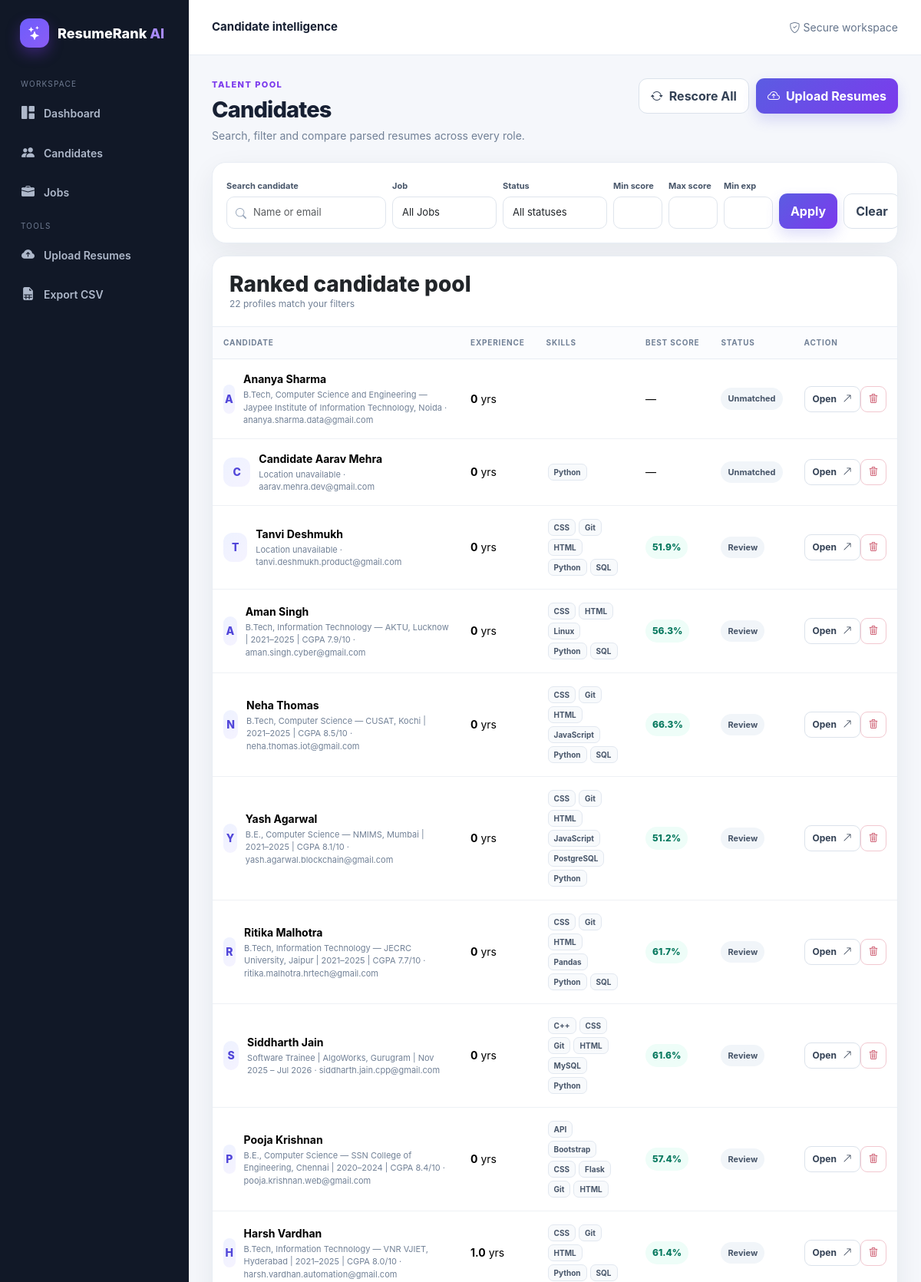
The page /resumes/ (signed in, upper part) on the database its author committed.
### tables this page shows
CREATE TABLE candidate (
                id INTEGER PRIMARY KEY AUTOINCREMENT,
                name TEXT NOT NULL,
                email TEXT,
                phone TEXT,
                location TEXT,
                linkedin TEXT,
                github TEXT,
                education TEXT,
                graduation_year INTEGER,
                experience_years REAL DEFAULT 0,
                experience_text TEXT,
                projects TEXT,
                certifications TEXT,
                resume_hash TEXT UNIQUE,
                created_at TEXT NOT NULL
            );

CREATE TABLE skill (
                id INTEGER PRIMARY KEY AUTOINCREMENT,
                name TEXT NOT NULL UNIQUE,
                category TEXT
            );

CREATE TABLE application (
                id INTEGER PRIMARY KEY AUTOINCREMENT,
                candidate_id INTEGER NOT NULL,
                job_id INTEGER NOT NULL,
                match_score REAL DEFAULT 0,
                skill_score REAL DEFAULT 0,
                semantic_score REAL DEFAULT 0,
                experience_score REAL DEFAULT 0,
                education_score REAL DEFAULT 0,
                preferred_score REAL DEFAULT 0,
                certification_score REAL DEFAULT 0,
                matched_skills TEXT DEFAULT '',
                missing_skills TEXT DEFAULT '',
                status TEXT DEFAULT 'Review',
                recruiter_notes TEXT DEFAULT '',
                created_at TEXT NOT NULL,
                UNIQUE(candidate_id, job_id),
                FOREIGN KEY(candidate_id) REFERENCES candidate(id) ON DELETE CASCADE,
                FOREIGN KEY(job_id) REFERENCES job(id) ON DELETE CASCADE
            );

### app/routes/resumes.py (the view)
@resumes_bp.route("/")
@login_required
def list_resumes():
    search = request.args.get("search", "").strip()
    job_id = request.args.get("job_id", "").strip()
    status = request.args.get("status", "").strip()
    min_score = request.args.get("min_score", "").strip()
    max_score = request.args.get("max_score", "").strip()
    min_exp = request.args.get("min_exp", "").strip()
    skill = request.args.get("skill", "").strip().lower()
    jobs = Job.query.order_by(Job.title.asc()).all()
    candidates = Candidate.query.order_by(Candidate.created_at.desc()).all()
    result = []
    for c in candidates:
        if search and search.lower() not in (c.name or "").lower() and search.lower() not in (c.email or "").lower():
            continue
        apps = c.applications
        if job_id:
            apps = [a for a in apps if str(a.job_id) == job_id]
        if status:
            apps = [a for a in apps if a.status.lower() == status.lower()]
        if min_score:
            try: apps = [a for a in apps if a.match_score >= float(min_score)]
            except ValueError: pass
        if max_score:
            try: apps = [a for a in apps if a.match_score <= float(max_score)]
            except ValueError: pass
        if min_exp:
            try:
                if (c.experience_years or 0) < float(min_exp): continue
            except ValueError: pass
        if skill and not any(skill == s.name.lower() for s in c.skills):
            continue
        if job_id or status or min_score or max_score:
            if not apps:
                continue
        result.append(c)
    return render_template("candidates.html", candidates=result, jobs=jobs, search=search,
                           selected_job=job_id, selected_status=status, min_score=min_score,
                           max_score=max_score, min_exp=min_exp, selected_skill=skill)

### app/__init__.py (called while the page is built)
def _where(filters):
    if not filters:
        return "", []
    clauses, params = [], []
    for key, value in filters:
        clauses.append(f"{key} = ?")
        params.append(value)
    return " WHERE " + " AND ".join(clauses), params

def _fetch_all(model, filters, order, limit_value):
    where, params = _where(filters)
    sql = f"SELECT * FROM {model._table}{where}"
    if order:
        direction, name = order
        sql += f" ORDER BY {name} {direction}"
    if limit_value is not None:
        sql += f" LIMIT {int(limit_value)}"
    with db.connect() as conn:
        rows = conn.execute(sql, params).fetchall()
    return [model._from_row(row) for row in rows]

    def __get__(self, instance, owner):
        if instance is None:
            return self
        return instance.__dict__.get(self.name)

    def __set__(self, instance, value):
        instance.__dict__[self.name] = value
        session = globals().get("db")
        if session is not None and getattr(instance, "id", None) is not None:
            try: db.session.dirty.add(instance)
            except AttributeError: pass

    def desc(self):
        return ("DESC", self.name)

    def asc(self):
        return ("ASC", self.name)

    def filter_by(self, **kwargs):
        return _Query(self.model, self.filters + list(kwargs.items()), self.order, self.limit_value)

    def order_by(self, field):
        direction, name = field if isinstance(field, tuple) else ("ASC", field.name)
        return _Query(self.model, self.filters, (direction, name), self.limit_value)

    def limit(self, n):
        return _Query(self.model, self.filters, self.order, n)

    def all(self):
        return _fetch_all(self.model, self.filters, self.order, self.limit_value)

    def first(self):
        rows = self.limit(1).all()
        return rows[0] if rows else None

    def __get__(self, instance, owner):
        return _Query(owner)

    def get(self, model, object_id):
        return _Query(model).filter_by(id=object_id).first()

    def connect(self):
        conn = sqlite3.connect(DB_PATH)
        conn.row_factory = sqlite3.Row
        conn.execute("PRAGMA foreign_keys = ON")
        return conn

### app/models/application.py (called while the page is built)
    @classmethod
    def _from_row(cls,row): return cls(id=row["id"],**{f:row[f] for f in cls._fields})

### app/models/candidate.py (called while the page is built)
    @classmethod
    def _from_row(cls,row): return cls(id=row["id"],name=row["name"],category=row["category"])

    @classmethod
    def _from_row(cls,row):
        return cls(id=row["id"], **{f:row[f] for f in cls._fields})

### app/templates/candidates.html
{% extends "base.html" %}{% block title %}Candidates · ResumeRank AI{% endblock %}{% block top_title %}Candidate intelligence{% endblock %}
{% block content %}
<div class="page-head"><div><div class="eyebrow">Talent pool</div><h1 class="page-title">Candidates</h1><p class="page-subtitle">Search, filter and compare parsed resumes across every role.</p></div><div class="actions"><form method="post" action="{{ url_for('resumes.rescore') }}" class="d-inline"><button class="btn btn-outline-secondary"><i class="bi bi-arrow-repeat"></i>Rescore All</button></form><a class="btn btn-primary" href="{{ url_for('resumes.upload') }}"><i class="bi bi-cloud-arrow-up"></i>Upload Resumes</a></div></div>
<div class="card filter-card mb-3"><form method="get"><div class="row g-2 align-items-end"><div class="col-lg-3"><label class="form-label">Search candidate</label><div class="input-icon"><i class="bi bi-search"></i><input class="form-control" name="search" value="{{ search }}" placeholder="Name or email"></div></div><div class="col-lg-2"><label class="form-label">Job</label><select class="form-select" name="job_id"><option value="">All Jobs</option>{% for j in jobs %}<option value="{{ j.id }}" {% if selected_job == j.id|string %}selected{% endif %}>{{ j.title }}</option>{% endfor %}</select></div><div class="col-lg-2"><label class="form-label">Status</label><select class="form-select" name="status"><option value="">All statuses</option>{% for s in ['Review','Shortlisted','Interview','Selected','Rejected'] %}<option value="{{ s }}" {% if selected_status==s %}selected{% endif %}>{{ s }}</option>{% endfor %}</select></div><div class="col-6 col-lg-1"><label class="form-label">Min score</label><input class="form-control" type="number" name="min_score" value="{{ min_score }}" min="0" max="100"></div><div class="col-6 col-lg-1"><label class="form-label">Max score</label><input class="form-control" type="number" name="max_score" value="{{ max_score }}" min="0" max="100"></div><div class="col-6 col-lg-1"><label class="form-label">Min exp</label><input class="form-control" type="number" name="min_exp" value="{{ min_exp }}" min="0" step="0.5"></div><div class="col-lg-2 d-flex gap-2"><button class="btn btn-primary flex-fill">Apply</button><a class="btn btn-outline-secondary" href="{{ url_for('resumes.list_resumes') }}">Clear</a></div></div></form></div>
<div class="card section-card"><div class="section-head"><div><h3 class="section-title">Ranked candidate pool</h3><div class="section-muted">{{ candidates|length }} profile{% if candidates|length != 1 %}s{% endif %} match your filters</div></div></div><div class="table-wrap"><table class="table"><thead><tr><th>Candidate</th><th>Experience</th><th>Skills</th><th>Best score</th><th>Status</th><th>Action</th></tr></thead><tbody>
{% for c in candidates %}{% set best = c.applications|sort(attribute='match_score', reverse=true)|first if c.applications else none %}<tr><td><div class="candidate-cell"><div class="candidate-avatar">{{ (c.name or 'C')[:1]|upper }}</div><div><div class="candidate-name">{{ c.name }}</div><div class="candidate-meta">{{ c.location or 'Location unavailable' }} · {{ c.email or 'No email' }}</div></div></div></td><td><strong>{{ c.experience_years or 0 }}</strong> yrs</td><td>{% for s in c.skills[:6] %}<span class="badge badge-skill">{{ s.name }}</span>{% endfor %}</td><td>{% if best %}<span class="score-pill">{{ '%.1f'|format(best.match_score) }}%</span>{% else %}—{% endif %}</td><td>{% if best %}<span class="status-pill {{ best.status|lower|replace(' ','-') }}">{{ best.status }}</span>{% else %}<span class="status-pill">Unmatched</span>{% endif %}</td><td class="text-nowrap"><a class="btn btn-sm btn-outline-secondary" href="{{ url_for('resumes.detail',candidate_id=c.id) }}">Open <i class="bi bi-arrow-up-right"></i></a><form method="post" class="d-inline" action="{{ url_for('resumes.delete_candidate',candidate_id=c.id) }}" onsubmit="return confirm('Delete this candidate and all matching data?');"><button class="btn btn-sm btn-outline-danger"><i class="bi bi-trash3"></i></button></form></td></tr>{% else %}<tr><td colspan="6"><div class="empty"><i class="bi bi-search"></i>No candidates match the current filters.</div></td></tr>{% endfor %}</tbody></table></div></div>
{% endblock %}

### app/static/css/style.css (style rules this page uses)
:root { --ink:#172033;--muted:#718096;--line:#e8edf4;--bg:#f5f7fb;--panel:#fff; --brand:#5b5ce2;--brand2:#7c3aed;--success:#0f9d78;--warning:#d99018;--danger:#d6455d; --shadow:0 12px 35px rgba(31,41,55,.07);--radius:18px; }
* { box-sizing:border-box }
body { margin:0;background:var(--bg);color:var(--ink);font-family:Inter,ui-sans-serif,system-ui,-apple-system,BlinkMacSystemFont,"Segoe UI",sans-serif;font-size:14px }
a { color:inherit;text-decoration:none }
.page-head { display:flex;justify-content:space-between;align-items:flex-start;gap:20px;margin-bottom:24px }
.eyebrow { font-size:11px;text-transform:uppercase;letter-spacing:.13em;color:#7c3aed;font-weight:800;margin-bottom:7px }
.page-title { font-size:29px;line-height:1.15;font-weight:800;letter-spacing:-.03em;margin:0 }
.page-subtitle { color:var(--muted);margin:7px 0 0;max-width:700px }
.actions { display:flex;gap:9px;flex-wrap:wrap }
.btn { border-radius:11px;font-weight:700;padding:10px 15px;border:1px solid transparent;display:inline-flex;align-items:center;justify-content:center;gap:8px }
.btn-sm { padding:7px 10px;border-radius:9px;font-size:12px }
.btn-primary,.btn-dark { background:linear-gradient(135deg,var(--brand),var(--brand2));border:0;color:#fff;box-shadow:0 8px 18px rgba(91,92,226,.2) }
.btn-outline-dark,.btn-outline-secondary { border-color:#dbe2eb;background:#fff;color:#334155 }
.btn-outline-danger { border-color:#f2c8d0;color:#c43d55;background:#fff }
.card { background:var(--panel);border:1px solid var(--line)!important;border-radius:var(--radius)!important;box-shadow:var(--shadow);overflow:hidden }
.section-card { padding:0 }
.section-head { padding:20px 22px;border-bottom:1px solid var(--line);display:flex;align-items:center;justify-content:space-between;gap:15px }
.section-title { font-weight:800;margin:0 }
.section-muted { font-size:12px;color:var(--muted) }
.table-wrap { overflow:auto }
.table { margin:0 }
.table>thead>tr>th { border-bottom:1px solid var(--line);background:#fbfcfe;color:#718096;font-size:10px;text-transform:uppercase;letter-spacing:.08em;padding:13px 14px;white-space:nowrap }
.table>tbody>tr>td { padding:15px 14px;border-color:#eef1f5;vertical-align:middle }
.candidate-cell { display:flex;align-items:center;gap:11px;min-width:190px }
.candidate-avatar { width:38px;height:38px;border-radius:12px;background:linear-gradient(135deg,#eef2ff,#f5f3ff);color:#5146d9;display:grid;place-items:center;font-weight:800 }
.candidate-name { font-weight:750 }
.candidate-meta { font-size:11px;color:var(--muted);margin-top:2px }
.score-pill { display:inline-flex;align-items:center;gap:5px;border-radius:999px;padding:6px 9px;font-weight:800;font-size:12px;background:#eefdf8;color:#08795f }
.status-pill { display:inline-flex;align-items:center;border-radius:999px;padding:6px 9px;font-size:11px;font-weight:750;background:#f1f5f9;color:#475569 }
.filter-card { padding:18px!important }
.form-label { font-size:11px;font-weight:750;color:#475569;margin-bottom:6px }
.form-control,.form-select { border:1px solid #dfe5ed;border-radius:10px;padding:10px 12px;box-shadow:none!important;font-size:13px;background:#fff }
.input-icon { position:relative }
.input-icon i { position:absolute;left:12px;top:11px;color:#94a3b8 }
.input-icon input { padding-left:34px }
.badge-skill { margin:2px;border:1px solid #e2e8f0;background:#f8fafc;color:#475569!important;border-radius:7px;padding:5px 7px;font-size:10px }

### rows shown on the page
candidate: name "A", name "Ananya Sharma", location "B.Tech, Computer Science and Engineering — Jaypee Institute of Information Technology, Noida", email "ananya.sharma.data@gmail.com", experience_years "0"
candidate: name "C", name "Candidate Aarav Mehra", email "aarav.mehra.dev@gmail.com", experience_years "0"
skill: name "Python" "Python" "Python" "Python" "Python" "Python" "Python" "Python"
candidate: name "T", name "Tanvi Deshmukh", email "tanvi.deshmukh.product@gmail.com", experience_years "0"
skill: name "CSS" "CSS" "CSS" "CSS" "CSS" "CSS" "CSS" "CSS"
skill: name "Git" "Git" "Git" "Git" "Git" "Git" "Git"
skill: name "HTML" "HTML" "HTML" "HTML" "HTML" "HTML" "HTML" "HTML"
skill: name "SQL" "SQL" "SQL" "SQL" "SQL"
application: match_score "51.9", status "Review"
candidate: name "A", name "Aman Singh", location "B.Tech, Information Technology — AKTU, Lucknow | 2021–2025 | CGPA 7.9/10", email "aman.singh.cyber@gmail.com", experience_years "0"
skill: name "Linux"
application: match_score "56.3", status "Review"
candidate: name "N", name "Neha Thomas", location "B.Tech, Computer Science — CUSAT, Kochi | 2021–2025 | CGPA 8.5/10", email "neha.thomas.iot@gmail.com", experience_years "0"
skill: name "JavaScript" "JavaScript"
application: match_score "66.3", status "Review"
candidate: name "Y", name "Yash Agarwal", location "B.E., Computer Science — NMIMS, Mumbai | 2021–2025 | CGPA 8.1/10", email "yash.agarwal.blockchain@gmail.com", experience_years "0"
skill: name "PostgreSQL"
application: match_score "51.2", status "Review"
candidate: name "R", name "Ritika Malhotra", location "B.Tech, Information Technology — JECRC University, Jaipur | 2021–2025 | CGPA 7.7/10", email "ritika.malhotra.hrtech@gmail.com", experience_years "0"
skill: name "Pandas"
application: match_score "61.7", status "Review"
candidate: name "S", name "Siddharth Jain", location "Software Trainee | AlgoWorks, Gurugram | Nov 2025 – Jul 2026", email "siddharth.jain.cpp@gmail.com", experience_years "0"
skill: name "C++"
skill: name "MySQL"
application: match_score "61.6", status "Review"
candidate: name "P", name "Pooja Krishnan", location "B.E., Computer Science — SSN College of Engineering, Chennai | 2020–2024 | CGPA 8.4/10", email "pooja.krishnan.web@gmail.com", experience_years "0"
skill: name "API"
skill: name "Bootstrap"
skill: name "Flask"
application: match_score "57.4", status "Review"
candidate: name "H", name "Harsh Vardhan", location "B.Tech, Information Technology — VNR VJIET, Hyderabad | 2021–2025 | CGPA 8.0/10", email "harsh.vardhan.automation@gmail.com", experience_years "1.0"
application: match_score "61.4", status "Review"

### other values the page prints
{{ candidates|length }} "22"
{{ c.location or 'Location unavailable' }} "Location unavailable" "Location unavailable"
